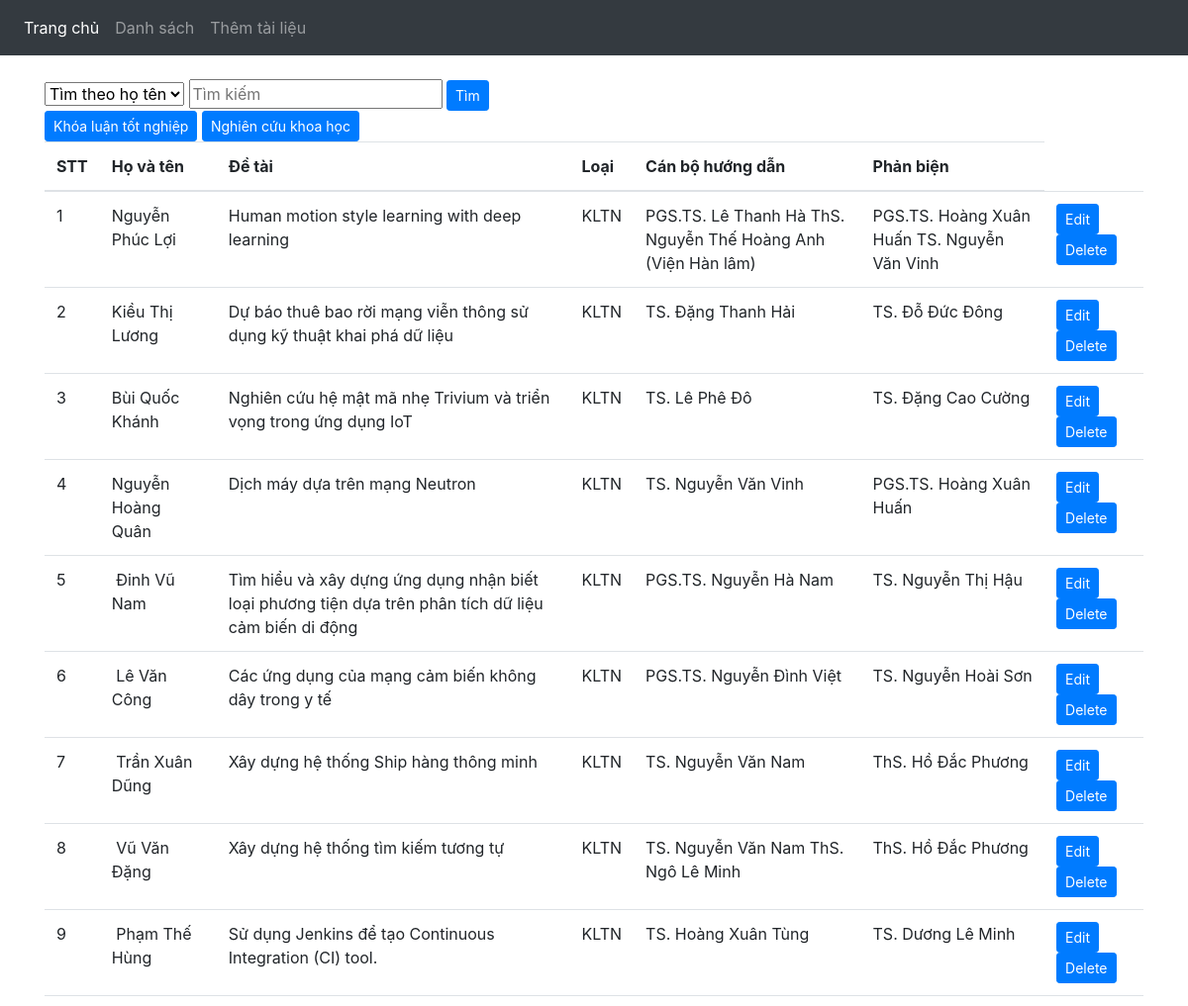
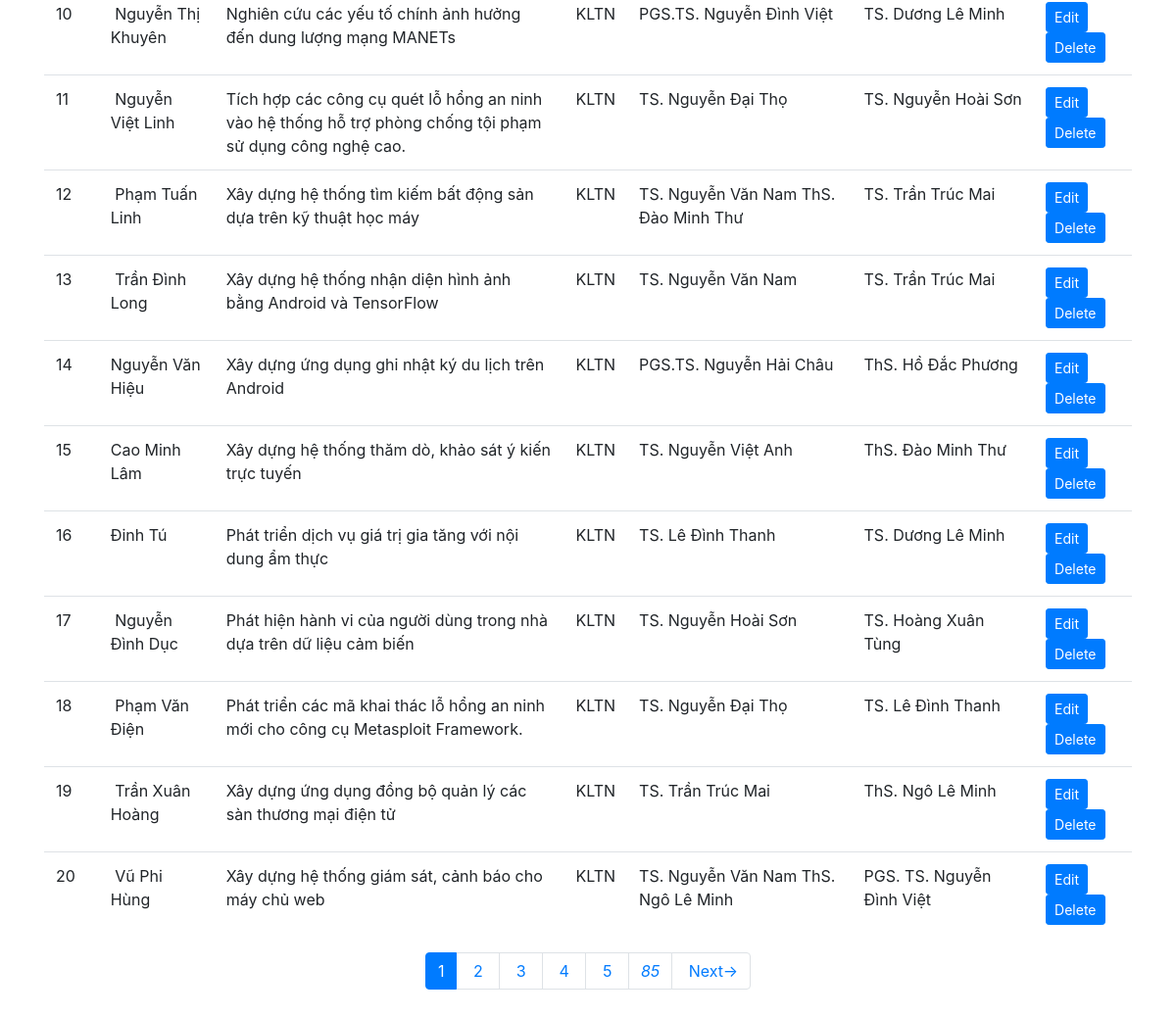
Screenshot of /list/view/kltn with the database file from the repository (2 pictures, top to bottom).
### list/models.py (models this page shows)
class Student(models.Model):
    id = models.AutoField(primary_key=True, null=False)
    id_student= models.IntegerField(null=True)
    name = models.CharField(max_length=30, null=True)
    birth_date = models.DateField(null=True)
    academic_year = models.CharField(max_length=30, null=True)
    topic = models.CharField(max_length=100, null=True)
    TOPIC_TYPE = (
                ('KLTN','Khóa luận tốt nghiệp'),
                ('NCKH','Nghiên cứu khoa học')
    )
    topic_type=models.CharField(max_length=4,null=True,choices=TOPIC_TYPE)
    tutor = models.CharField(max_length=30, null=True)
    reviewer = models.CharField(max_length=30, null=True)
    work_unit = models.CharField(max_length=30, null=True)
    file = models.FileField(upload_to='media')

### list/views.py (the view)
# urls.py: path('list/view/kltn', kltn, name="kltn"),
def kltn(request):
    query = request.GET.get("q")
    students = Student.objects.filter(topic_type__icontains='kltn')
    tieude = request.GET.get("tieude")
    paginator = Paginator(students, 20)  # Show 20 students per page
    page = request.GET.get('page')
    students = paginator.get_page(page)
    if tieude == "hoten":
        students = Student.objects.filter(name__icontains=query)&Student.objects.filter(topic_type__icontains='kltn')
        paginator = Paginator(students, 20)  # Show 20 students per page
        page = request.GET.get('page')
        students = paginator.get_page(page)
    if tieude == "detai":
        students = Student.objects.filter(topic__icontains=query)&Student.objects.filter(topic_type__icontains='kltn')
        paginator = Paginator(students, 20)  # Show 20 students per page
        page = request.GET.get('page')
        students = paginator.get_page(page)
    if tieude == "masv":
        students = Student.objects.filter(id_student__icontains=query)&Student.objects.filter(topic_type__icontains='kltn')
        paginator = Paginator(students, 20)  # Show 20 students per page
        page = request.GET.get('page')
        students = paginator.get_page(page)
    return render(request, 'list/list.html', {'students': students})

### list/templates/list/list.html (shortened to what this page needs)
{% extends 'list/base.html' %}
{% block body %}
<form class = "input" method="get" >
    <select name="tieude">
        <option value="hoten">Tìm theo họ tên</option>
    </select>
    <input type="text" name="q" id="id_q" value="{{ query }}" placeholder="Tìm kiếm">
    <button class="btn btn-primary btn-sm" type="submit">Tìm</button>
</form>
 <a href="{% url 'kltn' %}" class="btn btn-primary btn-sm" role="button" aria-pressed="true" > Khóa luận tốt nghiệp</a>
 <a href="{% url 'nckh' %}" class="btn btn-primary btn-sm" role="button" aria-pressed="true" > Nghiên cứu khoa học</a>
  <table class="table table-hover">
    <thead>
      <tr>
        <th>STT</th>
        <th>Họ và tên</th>
        <th>Đề tài</th>
        <th>Loại</th>
        <th>Cán bộ hướng dẫn</th>
        <th>Phản biện</th>
      </tr>
    </thead>
   <tbody>
     {% for student in students %}
         <tr>
           <td>{{ student.id }}</td>
           <td>{{ student.name }} </td>
           <td>{{ student.topic }}</td>
           <td>{{student.topic_type}}</td>
           <td>{{ student.tutor }}</td>
           <td>{{ student.reviewer }}</td>
           <td>
             <a href="{% url 'edit_info' student.pk %}" class="btn btn-primary btn-sm" role="button" aria-pressed="true" > Edit</a>
             <a href="{% url 'delete_student' student.pk %}" class="btn btn-primary btn-sm" role="button" aria-pressed="true" > Delete</a>
           </td>
         </tr>
     {% endfor %}
    </tbody>
  </table>
<div>
    <ul class="pagination justify-content-center" >
        {% for i in students.paginator.page_range %}
        {% if i > students.number|add:"-5" %}
            {% if i < students.number|add:"5" %}
                {% if students.number == i %}
        <li class="page-item active"><a class="page-link"<span>{{ i }} </span></li></a></li>
                {% else %}
        <li class="page-item"><a class="page-link" href="?page={{ i }}{% if request.GET.q %}&q={{ request.GET.q }}&tieude={{ request.GET.tieude }}{% endif %}">&nbsp;{{ i }}&nbsp;</a></li>
                {% endif %}
            {% endif %}
        {% endif %}
        {% endfor %}
        {% if students.number < students.paginator.num_pages|add:"-5" %}
        <li class="page-item"><a class="page-link" href="?page={{ students.paginator.num_pages }}{% if request.GET.q %}&q={{ request.GET.q }}&tieude={{ request.GET.tieude }}{% endif %}"><i>{{ students.paginator.num_pages }}</i></a></li>
        {% endif %}
        {% if students.has_next %}
        <li class="page-item"><a class="page-link" href="?page={{ students.next_page_number }}{% if request.GET.q %}&q={{ request.GET.q }}&tieude={{ request.GET.tieude }}{% endif %}">&nbsp;Next-></a></li>
        {% endif %}
    </ul>
</div>
{% endblock %}

### list/static/css/mystyle.css (style rules this page uses)
body { background-color: darkseagreen; }

### list/templates/list/base.html (style rules this page uses)
body { padding-bottom: 20px; background-color:rgb(236,248,236); }

### rows the page displays
Student: id "1", name "Nguyễn Phúc Lợi", topic "Human motion style learning with deep learning", topic_type "KLTN", tutor "PGS.TS. Lê Thanh Hà ThS. Nguyễn Thế Hoàng Anh (Viện Hàn lâm)", reviewer "PGS.TS. Hoàng Xuân Huấn TS. Nguyễn Văn Vinh"
Student: id "2", name "Kiều Thị Lương", topic "Dự báo thuê bao rời mạng viễn thông sử dụng kỹ thuật khai phá dữ liệu", topic_type "KLTN", tutor "TS. Đặng Thanh Hải", reviewer "TS. Đỗ Đức Đông"
Student: id "3", name "Bùi Quốc Khánh", topic "Nghiên cứu hệ mật mã nhẹ Trivium và triển vọng trong ứng dụng IoT", topic_type "KLTN", tutor "TS. Lê Phê Đô", reviewer "TS. Đặng Cao Cường"
Student: id "4", name "Nguyễn Hoàng Quân", topic "Dịch máy dựa trên mạng Neutron", topic_type "KLTN", tutor "TS. Nguyễn Văn Vinh", reviewer "PGS.TS. Hoàng Xuân Huấn"
Student: id "5", name "Đinh Vũ Nam", topic "Tìm hiểu và xây dựng ứng dụng nhận biết loại phương tiện dựa trên phân tích dữ liệu cảm biến di động", topic_type "KLTN", tutor "PGS.TS. Nguyễn Hà Nam", reviewer "TS. Nguyễn Thị Hậu"
Student: id "6", name "Lê Văn Công", topic "Các ứng dụng của mạng cảm biến không dây trong y tế", topic_type "KLTN", tutor "PGS.TS. Nguyễn Đình Việt", reviewer "TS. Nguyễn Hoài Sơn"
Student: id "7", name "Trần Xuân Dũng", topic "Xây dựng hệ thống Ship hàng thông minh", topic_type "KLTN", tutor "TS. Nguyễn Văn Nam", reviewer "ThS. Hồ Đắc Phương"
Student: id "8", name "Vũ Văn Đặng", topic "Xây dựng hệ thống tìm kiếm tương tự", topic_type "KLTN", tutor "TS. Nguyễn Văn Nam ThS. Ngô Lê Minh", reviewer "ThS. Hồ Đắc Phương"
Student: id "9", name "Phạm Thế Hùng", topic "Sử dụng Jenkins để tạo Continuous Integration (CI) tool.", topic_type "KLTN", tutor "TS. Hoàng Xuân Tùng", reviewer "TS. Dương Lê Minh"
Student: id "10", name "Nguyễn Thị Khuyên", topic "Nghiên cứu các yếu tố chính ảnh hưởng đến dung lượng mạng MANETs", topic_type "KLTN", tutor "PGS.TS. Nguyễn Đình Việt", reviewer "TS. Dương Lê Minh"
Student: id "11", name "Nguyễn Việt Linh", topic "Tích hợp các công cụ quét lỗ hổng an ninh vào hệ thống hỗ trợ phòng chống tội phạm sử dụng công nghệ cao.", topic_type "KLTN", tutor "TS. Nguyễn Đại Thọ", reviewer "TS. Nguyễn Hoài Sơn"
Student: id "12", name "Phạm Tuấn Linh", topic "Xây dựng hệ thống tìm kiếm bất động sản dựa trên kỹ thuật học máy", topic_type "KLTN", tutor "TS. Nguyễn Văn Nam ThS. Đào Minh Thư", reviewer "TS. Trần Trúc Mai"
Student: id "13", name "Trần Đình Long", topic "Xây dựng hệ thống nhận diện hình ảnh bằng Android và TensorFlow", topic_type "KLTN", tutor "TS. Nguyễn Văn Nam", reviewer "TS. Trần Trúc Mai"
Student: id "14", name "Nguyễn Văn Hiệu", topic "Xây dựng ứng dụng ghi nhật ký du lịch trên Android", topic_type "KLTN", tutor "PGS.TS. Nguyễn Hải Châu", reviewer "ThS. Hồ Đắc Phương"
Student: id "15", name "Cao Minh Lâm", topic "Xây dựng hệ thống thăm dò, khảo sát ý kiến trực tuyến", topic_type "KLTN", tutor "TS. Nguyễn Việt Anh", reviewer "ThS. Đào Minh Thư"
Student: id "16", name "Đinh Tú", topic "Phát triển dịch vụ giá trị gia tăng với nội dung ẩm thực", topic_type "KLTN", tutor "TS. Lê Đình Thanh", reviewer "TS. Dương Lê Minh"
Student: id "17", name "Nguyễn Đình Dục", topic "Phát hiện hành vi của người dùng trong nhà dựa trên dữ liệu cảm biến", topic_type "KLTN", tutor "TS. Nguyễn Hoài Sơn", reviewer "TS. Hoàng Xuân Tùng"
Student: id "18", name "Phạm Văn Điện", topic "Phát triển các mã khai thác lỗ hổng an ninh mới cho công cụ Metasploit Framework.", topic_type "KLTN", tutor "TS. Nguyễn Đại Thọ", reviewer "TS. Lê Đình Thanh"
Student: id "19", name "Trần Xuân Hoàng", topic "Xây dựng ứng dụng đồng bộ quản lý các sàn thương mại điện tử", topic_type "KLTN", tutor "TS. Trần Trúc Mai", reviewer "ThS. Ngô Lê Minh"
Student: id "20", name "Vũ Phi Hùng", topic "Xây dựng hệ thống giám sát, cảnh báo cho máy chủ web", topic_type "KLTN", tutor "TS. Nguyễn Văn Nam ThS. Ngô Lê Minh", reviewer "PGS. TS. Nguyễn Đình Việt"

### other values shown
{{ i }} "1"
{{ i }} "2" "3" "4" "5"
{{ students.paginator.num_pages }} "85"
